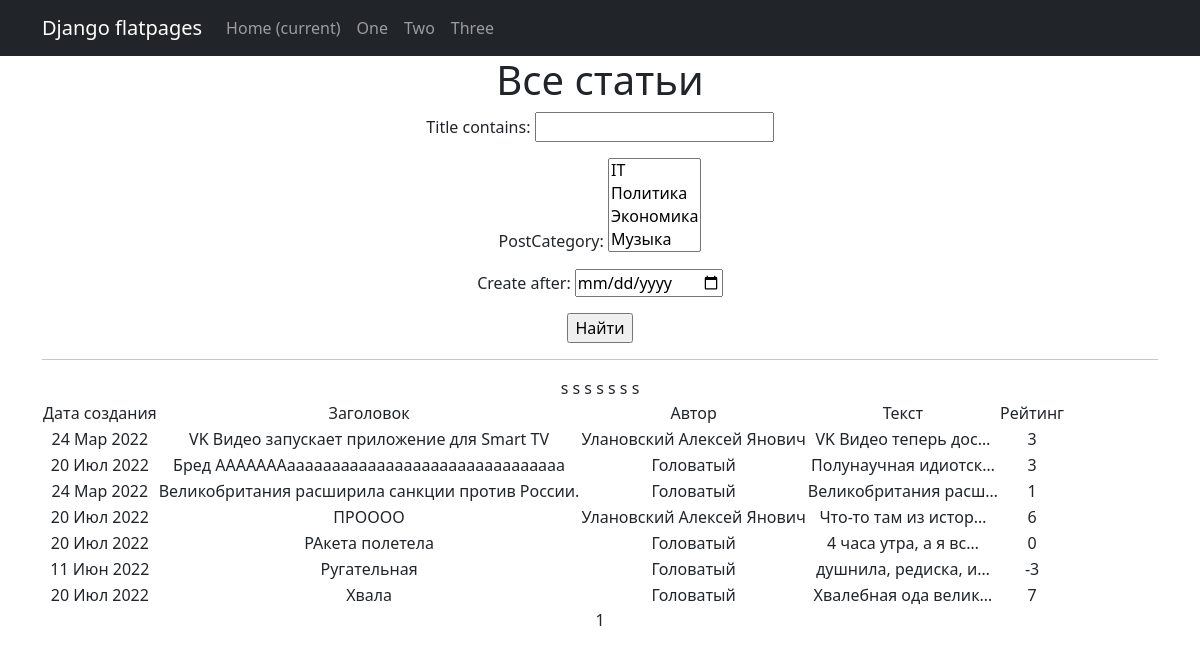
The app's page /news/search/ with its own data.
### news/models.py (models this page shows, shortened)
class Post(models.Model):
    author = models.ForeignKey(Author, on_delete=models.CASCADE)
    NEWS = 'NW'
    ARTICLE = 'AR'
    CATEGORY_CHOICES = (
        (NEWS, 'Новость'),
        (ARTICLE, 'Статья'),
    )
    categoryType = models.CharField(max_length=2, choices=CATEGORY_CHOICES, default=ARTICLE)
    dateCreation = models.DateTimeField(auto_now_add=True)
    PostCategory = models.ManyToManyField(Category, through='PostCategory')
    title = models.CharField(max_length=128)
    text = models.TextField()
    rating = models.SmallIntegerField(default=0)

class Author(models.Model):
    authorUser = models.OneToOneField(User, on_delete=models.CASCADE)
    ratingAuthor = models.SmallIntegerField(default=0)
    def __str__(self):
        return format(self.authorUser)

### news/views.py (the view)
# urls.py: path('search/', PostSearch.as_view(), name='post_search'),
class PostSearch(ListView):
    model = Post
    ordering = 'title'
    template_name = 'search.html'
    context_object_name = 'posts'
    paginate_by = 10
    def get_queryset(self):
        queryset = super().get_queryset()
        self.filterset = PostFilter(self.request.GET, queryset)
        return self.filterset.qs
    def get_context_data(self, **kwargs):
        context = super().get_context_data(**kwargs)
        context['filterset'] = self.filterset
        return context

### news/models.py (called while the page is built)
    def __str__(self):
        return self.name

### templates/search.html (shortened to what this page needs)
{% extends 'flatpages/default.html' %}
{% load custom_filters %}
{% load custom_tags %}
{% block content %}
   <h1>Все статьи</h1>
   <form action="" method="get">
       {{ filterset.form.as_p }}
       <input type="submit" value="Найти" />
   </form>
   <hr>
   {% if posts %}
       <table>
           <tr>
               <td>Дата создания
</td>
               <td>Заголовок</td>
               <td>Автор</td>
               <td>Текст</td>
               <td>Рейтинг</td>
           </tr>
           {% for post in posts %}
               <tr>
                   <td>{{ post.dateCreation|date:'d M Y' }}</td>
                   <td>{{ post.title }}</td>s
                   <td>{{ post.author }}</td>
                   <td>{{ post.text|truncatechars:20 }}</td>
                   <td>{{ post.rating }}</td>
               </tr>
           {% endfor %}
       </table>
   {% else %}
       <h2>Статей нет!</h2>
   {% endif %}
   {{ page_obj.number }}
{% endblock content %}

### records on screen
Post: dateCreation "24 Мар 2022", title "VK Видео запускает приложение для Smart TV", author "Улановский Алексей Янович", text "VK Видео теперь дос…", rating "3"
Post: dateCreation "20 Июл 2022", title "Бред АААААААааааааааааааааааааааааааааааааа", author "Головатый", text "Полунаучная идиотск…", rating "3"
Post: dateCreation "24 Мар 2022", title "Великобритания расширила санкции против России.", author "Головатый", text "Великобритания расш…", rating "1"
Post: dateCreation "20 Июл 2022", title "ПРОООО", author "Улановский Алексей Янович", text "Что-то там из истор…", rating "6"
Post: dateCreation "20 Июл 2022", title "РАкета полетела", author "Головатый", text "4 часа утра, а я вс…", rating "0"
Post: dateCreation "11 Июн 2022", title "Ругательная", author "Головатый", text "душнила, редиска, и…", rating "-3"
Post: dateCreation "20 Июл 2022", title "Хвала", author "Головатый", text "Хвалебная ода велик…", rating "7"

### other values on screen
{{ page_obj.number }} "1"
